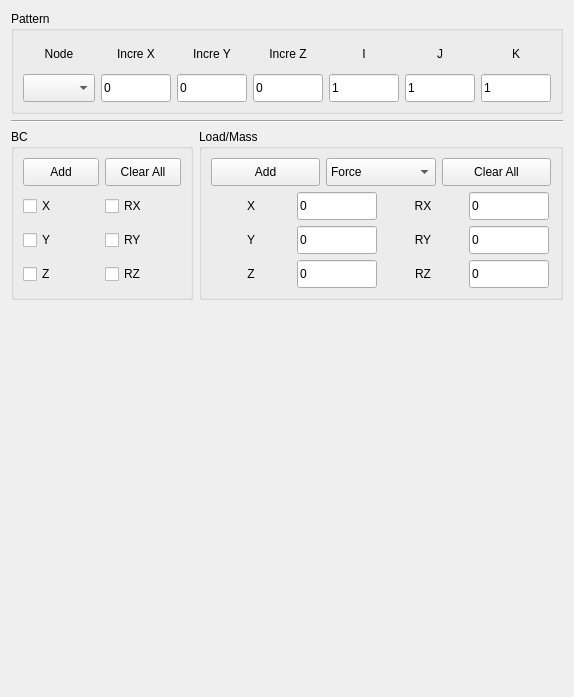
       <widget class="QWidget" name="tab_bc">
        <attribute name="title">
         <string>BC &amp;&amp; Load</string>
        </attribute>
        <layout class="QVBoxLayout" name="verticalLayout_17">
         <item>
          <widget class="QGroupBox" name="groupBox_11">
           <property name="title">
            <string>Pattern</string>
           </property>
           <layout class="QVBoxLayout" name="verticalLayout_10">
            <item>
             <layout class="QGridLayout" name="gridLayout_5">
              <item row="0" column="0" alignment="Qt::AlignHCenter">
               <widget class="QLabel" name="label_node">
                <property name="minimumSize">
                 <size>
                  <width>40</width>
                  <height>28</height>
                 </size>
                </property>
                <property name="maximumSize">
                 <size>
                  <width>60</width>
                  <height>50</height>
                 </size>
                </property>
                <property name="text">
                 <string>Node</string>
                </property>
                <property name="alignment">
                 <set>Qt::AlignCenter</set>
                </property>
               </widget>
              </item>
              <item row="0" column="1" alignment="Qt::AlignHCenter">
               <widget class="QLabel" name="label_increx">
                <property name="minimumSize">
                 <size>
                  <width>40</width>
                  <height>28</height>
                 </size>
                </property>
                <property name="maximumSize">
                 <size>
                  <width>60</width>
                  <height>50</height>
                 </size>
                </property>
                <property name="text">
                 <string>Incre X</string>
                </property>
                <property name="alignment">
                 <set>Qt::AlignCenter</set>
                </property>
               </widget>
              </item>
              <item row="0" column="2" alignment="Qt::AlignHCenter">
               <widget class="QLabel" name="label_increy">
                <property name="minimumSize">
                 <size>
                  <width>40</width>
                  <height>28</height>
                 </size>
                </property>
                <property name="maximumSize">
                 <size>
                  <width>60</width>
                  <height>50</height>
                 </size>
                </property>
                <property name="text">
                 <string>Incre Y</string>
                </property>
                <property name="alignment">
                 <set>Qt::AlignCenter</set>
                </property>
               </widget>
              </item>
              <item row="0" column="3" alignment="Qt::AlignHCenter">
               <widget class="QLabel" name="label_increz">
                <property name="minimumSize">
                 <size>
                  <width>40</width>
                  <height>28</height>
                 </size>
                </property>
                <property name="maximumSize">
                 <size>
                  <width>60</width>
                  <height>50</height>
                 </size>
                </property>
                <property name="text">
                 <string>Incre Z</string>
                </property>
                <property name="alignment">
                 <set>Qt::AlignCenter</set>
                </property>
               </widget>
              </item>
              <item row="0" column="4" alignment="Qt::AlignHCenter">
               <widget class="QLabel" name="label_repeatx">
                <property name="minimumSize">
                 <size>
                  <width>40</width>
                  <height>28</height>
                 </size>
                </property>
                <property name="maximumSize">
                 <size>
                  <width>60</width>
                  <height>50</height>
                 </size>
                </property>
                <property name="text">
                 <string>I</string>
                </property>
                <property name="alignment">
                 <set>Qt::AlignCenter</set>
                </property>
               </widget>
              </item>
              <item row="0" column="5" alignment="Qt::AlignHCenter">
               <widget class="QLabel" name="label_repeaty">
                <property name="minimumSize">
                 <size>
                  <width>40</width>
                  <height>28</height>
                 </size>
                </property>
                <property name="maximumSize">
                 <size>
                  <width>60</width>
                  <height>50</height>
                 </size>
                </property>
                <property name="text">
                 <string>J</string>
                </property>
                <property name="alignment">
                 <set>Qt::AlignCenter</set>
                </property>
               </widget>
              </item>
              <item row="0" column="6" alignment="Qt::AlignHCenter">
               <widget class="QLabel" name="label_repeatz">
                <property name="minimumSize">
                 <size>
                  <width>40</width>
                  <height>28</height>
                 </size>
                </property>
                <property name="maximumSize">
                 <size>
                  <width>60</width>
                  <height>50</height>
                 </size>
                </property>
                <property name="text">
                 <string>K</string>
                </property>
                <property name="alignment">
                 <set>Qt::AlignCenter</set>
                </property>
               </widget>
              </item>
              <item row="1" column="0">
               <widget class="QComboBox" name="box_node_load">
                <property name="minimumSize">
                 <size>
                  <width>70</width>
                  <height>28</height>
                 </size>
                </property>
                <property name="maximumSize">
                 <size>
                  <width>120</width>
                  <height>16777215</height>
                 </size>
                </property>
               </widget>
              </item>
              <item row="1" column="1">
               <widget class="QLineEdit" name="input_bc_increx">
                <property name="minimumSize">
                 <size>
                  <width>40</width>
                  <height>28</height>
                 </size>
                </property>
                <property name="maximumSize">
                 <size>
                  <width>70</width>
                  <height>35</height>
                 </size>
                </property>
                <property name="text">
                 <string>0</string>
                </property>
               </widget>
              </item>
              <item row="1" column="2">
               <widget class="QLineEdit" name="input_bc_increy">
                <property name="minimumSize">
                 <size>
                  <width>40</width>
                  <height>28</height>
                 </size>
                </property>
                <property name="maximumSize">
                 <size>
                  <width>70</width>
                  <height>35</height>
                 </size>
                </property>
                <property name="text">
                 <string>0</string>
                </property>
               </widget>
              </item>
              <item row="1" column="3">
               <widget class="QLineEdit" name="input_bc_increz">
                <property name="minimumSize">
                 <size>
                  <width>40</width>
                  <height>28</height>
                 </size>
                </property>
                <property name="maximumSize">
                 <size>
                  <width>70</width>
                  <height>35</height>
                 </size>
                </property>
                <property name="text">
                 <string>0</string>
                </property>
               </widget>
              </item>
              <item row="1" column="4">
               <widget class="QLineEdit" name="input_bc_repeatx">
                <property name="minimumSize">
                 <size>
                  <width>40</width>
                  <height>28</height>
                 </size>
                </property>
                <property name="maximumSize">
                 <size>
                  <width>70</width>
                  <height>35</height>
                 </size>
                </property>
                <property name="text">
                 <string>1</string>
                </property>
               </widget>
              </item>
              <item row="1" column="5">
               <widget class="QLineEdit" name="input_bc_repeaty">
                <property name="minimumSize">
                 <size>
                  <width>40</width>
                  <height>28</height>
                 </size>
                </property>
                <property name="maximumSize">
                 <size>
                  <width>70</width>
                  <height>35</height>
                 </size>
                </property>
                <property name="text">
                 <string>1</string>
                </property>
               </widget>
              </item>
              <item row="1" column="6">
               <widget class="QLineEdit" name="input_bc_repeatz">
                <property name="minimumSize">
                 <size>
                  <width>40</width>
                  <height>28</height>
                 </size>
                </property>
                <property name="maximumSize">
                 <size>
                  <width>70</width>
                  <height>35</height>
                 </size>
                </property>
                <property name="autoFillBackground">
                 <bool>false</bool>
                </property>
                <property name="text">
                 <string>1</string>
                </property>
               </widget>
              </item>
             </layout>
            </item>
           </layout>
          </widget>
         </item>
         <item>
          <widget class="Line" name="line_10">
           <property name="orientation">
            <enum>Qt::Horizontal</enum>
           </property>
          </widget>
         </item>
         <item>
          <layout class="QHBoxLayout" name="horizontalLayout_3">
           <item>
            <widget class="QGroupBox" name="groupBox_9">
             <property name="sizePolicy">
              <sizepolicy hsizetype="Preferred" vsizetype="Preferred">
               <horstretch>1</horstretch>
               <verstretch>0</verstretch>
              </sizepolicy>
             </property>
             <property name="title">
              <string>BC</string>
             </property>
             <layout class="QVBoxLayout" name="verticalLayout_16">
              <item>
               <layout class="QHBoxLayout" name="horizontalLayout">
                <item>
                 <widget class="QPushButton" name="button_add_bc">
                  <property name="minimumSize">
                   <size>
                    <width>30</width>
                    <height>28</height>
                   </size>
                  </property>
                  <property name="maximumSize">
                   <size>
                    <width>120</width>
                    <height>50</height>
                   </size>
                  </property>
                  <property name="toolTip">
                   <string>&lt;html&gt;&lt;head/&gt;&lt;body&gt;&lt;p&gt;Toggle checked/unchecked to add/remove boundary conditions&lt;/p&gt;&lt;/body&gt;&lt;/html&gt;</string>
                  </property>
                  <property name="text">
                   <string>Add</string>
                  </property>
                 </widget>
                </item>
                <item>
                 <widget class="QPushButton" name="button_clear_bc">
                  <property name="minimumSize">
                   <size>
                    <width>30</width>
                    <height>28</height>
                   </size>
                  </property>
                  <property name="maximumSize">
                   <size>
                    <width>120</width>
                    <height>50</height>
                   </size>
                  </property>
                  <property name="toolTip">
                   <string>&lt;html&gt;&lt;head/&gt;&lt;body&gt;&lt;p&gt;Toggle checked/unchecked to add/remove boundary conditions&lt;/p&gt;&lt;/body&gt;&lt;/html&gt;</string>
                  </property>
                  <property name="text">
                   <string>Clear All</string>
                  </property>
                 </widget>
                </item>
               </layout>
              </item>
              <item>
               <layout class="QGridLayout" name="gridLayout_8">
                <item row="0" column="0">
                 <widget class="QCheckBox" name="box_x">
                  <property name="minimumSize">
                   <size>
                    <width>40</width>
                    <height>28</height>
                   </size>
                  </property>
                  <property name="maximumSize">
                   <size>
                    <width>80</width>
                    <height>40</height>
                   </size>
                  </property>
                  <property name="text">
                   <string>X</string>
                  </property>
                 </widget>
                </item>
                <item row="0" column="1">
                 <widget class="QCheckBox" name="box_rx">
                  <property name="minimumSize">
                   <size>
                    <width>40</width>
                    <height>28</height>
                   </size>
                  </property>
                  <property name="maximumSize">
                   <size>
                    <width>80</width>
                    <height>40</height>
                   </size>
                  </property>
                  <property name="text">
                   <string>RX</string>
                  </property>
                 </widget>
                </item>
                <item row="1" column="0">
                 <widget class="QCheckBox" name="box_y">
                  <property name="minimumSize">
                   <size>
                    <width>40</width>
                    <height>28</height>
                   </size>
                  </property>
                  <property name="maximumSize">
                   <size>
                    <width>80</width>
                    <height>40</height>
                   </size>
                  </property>
                  <property name="text">
                   <string>Y</string>
                  </property>
                 </widget>
                </item>
                <item row="1" column="1">
                 <widget class="QCheckBox" name="box_ry">
                  <property name="minimumSize">
                   <size>
                    <width>40</width>
                    <height>28</height>
                   </size>
                  </property>
                  <property name="maximumSize">
                   <size>
                    <width>80</width>
                    <height>40</height>
                   </size>
                  </property>
                  <property name="text">
                   <string>RY</string>
                  </property>
                 </widget>
                </item>
                <item row="2" column="0">
                 <widget class="QCheckBox" name="box_z">
                  <property name="minimumSize">
                   <size>
                    <width>40</width>
                    <height>28</height>
                   </size>
                  </property>
                  <property name="maximumSize">
                   <size>
                    <width>80</width>
                    <height>40</height>
                   </size>
                  </property>
                  <property name="text">
                   <string>Z</string>
                  </property>
                 </widget>
                </item>
                <item row="2" column="1">
                 <widget class="QCheckBox" name="box_rz">
                  <property name="minimumSize">
                   <size>
                    <width>40</width>
                    <height>28</height>
                   </size>
                  </property>
                  <property name="maximumSize">
                   <size>
                    <width>80</width>
                    <height>40</height>
                   </size>
                  </property>
                  <property name="text">
                   <string>RZ</string>
                  </property>
                 </widget>
                </item>
               </layout>
              </item>
             </layout>
            </widget>
           </item>
           <item>
            <widget class="QGroupBox" name="groupBox_10">
             <property name="sizePolicy">
              <sizepolicy hsizetype="Preferred" vsizetype="Preferred">
               <horstretch>2</horstretch>
               <verstretch>0</verstretch>
              </sizepolicy>
             </property>
             <property name="title">
              <string>Load/Mass</string>
             </property>
             <layout class="QVBoxLayout" name="verticalLayout_15">
              <item>
               <layout class="QHBoxLayout" name="horizontalLayout_2">
                <item>
                 <widget class="QPushButton" name="button_add_load">
                  <property name="sizePolicy">
                   <sizepolicy hsizetype="Preferred" vsizetype="Fixed">
                    <horstretch>0</horstretch>
                    <verstretch>0</verstretch>
                   </sizepolicy>
                  </property>
                  <property name="minimumSize">
                   <size>
                    <width>60</width>
                    <height>28</height>
                   </size>
                  </property>
                  <property name="maximumSize">
                   <size>
                    <width>120</width>
                    <height>50</height>
                   </size>
                  </property>
                  <property name="toolTip">
                   <string>&lt;html&gt;&lt;head/&gt;&lt;body&gt;&lt;p&gt;Leave empty to remove&lt;/p&gt;&lt;/body&gt;&lt;/html&gt;</string>
                  </property>
                  <property name="text">
                   <string>Add</string>
                  </property>
                 </widget>
                </item>
                <item>
                 <widget class="QComboBox" name="box_load_type">
                  <property name="minimumSize">
                   <size>
                    <width>50</width>
                    <height>28</height>
                   </size>
                  </property>
                  <property name="maximumSize">
                   <size>
                    <width>120</width>
                    <height>50</height>
                   </size>
                  </property>
                  <item>
                   <property name="text">
                    <string>Force</string>
                   </property>
                  </item>
                  <item>
                   <property name="text">
                    <string>Displacement</string>
                   </property>
                  </item>
                  <item>
                   <property name="text">
                    <string>Mass</string>
                   </property>
                  </item>
                 </widget>
                </item>
                <item>
                 <widget class="QPushButton" name="button_clear_load">
                  <property name="sizePolicy">
                   <sizepolicy hsizetype="Preferred" vsizetype="Fixed">
                    <horstretch>0</horstretch>
                    <verstretch>0</verstretch>
                   </sizepolicy>
                  </property>
                  <property name="minimumSize">
                   <size>
                    <width>60</width>
                    <height>28</height>
                   </size>
                  </property>
                  <property name="maximumSize">
                   <size>
                    <width>120</width>
                    <height>50</height>
                   </size>
                  </property>
                  <property name="toolTip">
                   <string>&lt;html&gt;&lt;head/&gt;&lt;body&gt;&lt;p&gt;Leave empty to remove&lt;/p&gt;&lt;/body&gt;&lt;/html&gt;</string>
                  </property>
                  <property name="text">
                   <string>Clear All</string>
                  </property>
                 </widget>
                </item>
               </layout>
              </item>
              <item>
               <layout class="QGridLayout" name="gridLayout_7">
                <item row="0" column="0">
                 <widget class="QLabel" name="label_loadx">
                  <property name="sizePolicy">
                   <sizepolicy hsizetype="Preferred" vsizetype="Preferred">
                    <horstretch>0</horstretch>
                    <verstretch>0</verstretch>
                   </sizepolicy>
                  </property>
                  <property name="minimumSize">
                   <size>
                    <width>30</width>
                    <height>28</height>
                   </size>
                  </property>
                  <property name="maximumSize">
                   <size>
                    <width>80</width>
                    <height>35</height>
                   </size>
                  </property>
                  <property name="text">
                   <string>X</string>
                  </property>
                  <property name="alignment">
                   <set>Qt::AlignCenter</set>
                  </property>
                 </widget>
                </item>
                <item row="0" column="1">
                 <widget class="QLineEdit" name="input_loadx">
                  <property name="minimumSize">
                   <size>
                    <width>40</width>
                    <height>28</height>
                   </size>
                  </property>
                  <property name="maximumSize">
                   <size>
                    <width>80</width>
                    <height>35</height>
                   </size>
                  </property>
                  <property name="text">
                   <string>0</string>
                  </property>
                 </widget>
                </item>
                <item row="0" column="2">
                 <widget class="QLabel" name="label_loadrx">
                  <property name="sizePolicy">
                   <sizepolicy hsizetype="Preferred" vsizetype="Preferred">
                    <horstretch>0</horstretch>
                    <verstretch>0</verstretch>
                   </sizepolicy>
                  </property>
                  <property name="minimumSize">
                   <size>
                    <width>30</width>
                    <height>28</height>
                   </size>
                  </property>
                  <property name="maximumSize">
                   <size>
                    <width>80</width>
                    <height>35</height>
                   </size>
                  </property>
                  <property name="text">
                   <string>RX</string>
                  </property>
                  <property name="alignment">
                   <set>Qt::AlignCenter</set>
                  </property>
                 </widget>
                </item>
                <item row="0" column="3">
                 <widget class="QLineEdit" name="input_loadrx">
                  <property name="minimumSize">
                   <size>
                    <width>40</width>
                    <height>28</height>
                   </size>
                  </property>
                  <property name="maximumSize">
                   <size>
                    <width>80</width>
                    <height>35</height>
                   </size>
                  </property>
                  <property name="text">
                   <string>0</string>
                  </property>
                 </widget>
                </item>
                <item row="1" column="0">
                 <widget class="QLabel" name="label_loady">
                  <property name="sizePolicy">
                   <sizepolicy hsizetype="Preferred" vsizetype="Preferred">
                    <horstretch>0</horstretch>
                    <verstretch>0</verstretch>
                   </sizepolicy>
                  </property>
                  <property name="minimumSize">
                   <size>
                    <width>30</width>
                    <height>28</height>
                   </size>
                  </property>
                  <property name="maximumSize">
                   <size>
                    <width>80</width>
                    <height>35</height>
                   </size>
                  </property>
                  <property name="text">
                   <string>Y</string>
                  </property>
                  <property name="alignment">
                   <set>Qt::AlignCenter</set>
                  </property>
                 </widget>
                </item>
                <item row="1" column="1">
                 <widget class="QLineEdit" name="input_loady">
                  <property name="minimumSize">
                   <size>
                    <width>40</width>
                    <height>28</height>
                   </size>
                  </property>
                  <property name="maximumSize">
                   <size>
                    <width>80</width>
                    <height>35</height>
                   </size>
                  </property>
                  <property name="text">
                   <string>0</string>
                  </property>
                 </widget>
                </item>
                <item row="1" column="2">
                 <widget class="QLabel" name="label_loadry">
                  <property name="sizePolicy">
                   <sizepolicy hsizetype="Preferred" vsizetype="Preferred">
                    <horstretch>0</horstretch>
                    <verstretch>0</verstretch>
                   </sizepolicy>
                  </property>
                  <property name="minimumSize">
                   <size>
                    <width>30</width>
                    <height>28</height>
                   </size>
                  </property>
                  <property name="maximumSize">
                   <size>
                    <width>80</width>
                    <height>35</height>
                   </size>
                  </property>
                  <property name="text">
                   <string>RY</string>
                  </property>
                  <property name="alignment">
                   <set>Qt::AlignCenter</set>
                  </property>
                 </widget>
                </item>
                <item row="1" column="3">
                 <widget class="QLineEdit" name="input_loadry">
                  <property name="minimumSize">
                   <size>
                    <width>40</width>
                    <height>28</height>
                   </size>
                  </property>
                  <property name="maximumSize">
                   <size>
                    <width>80</width>
                    <height>35</height>
                   </size>
                  </property>
                  <property name="text">
                   <string>0</string>
                  </property>
                 </widget>
                </item>
                <item row="2" column="0">
                 <widget class="QLabel" name="label_loadz">
                  <property name="sizePolicy">
                   <sizepolicy hsizetype="Preferred" vsizetype="Preferred">
                    <horstretch>0</horstretch>
                    <verstretch>0</verstretch>
                   </sizepolicy>
                  </property>
                  <property name="minimumSize">
                   <size>
                    <width>30</width>
                    <height>28</height>
                   </size>
                  </property>
                  <property name="maximumSize">
                   <size>
                    <width>80</width>
                    <height>35</height>
                   </size>
                  </property>
                  <property name="text">
                   <string>Z</string>
                  </property>
                  <property name="alignment">
                   <set>Qt::AlignCenter</set>
                  </property>
                 </widget>
                </item>
                <item row="2" column="1">
                 <widget class="QLineEdit" name="input_loadz">
                  <property name="minimumSize">
                   <size>
                    <width>40</width>
                    <height>28</height>
                   </size>
                  </property>
                  <property name="maximumSize">
                   <size>
                    <width>80</width>
                    <height>35</height>
                   </size>
                  </property>
                  <property name="text">
                   <string>0</string>
                  </property>
                 </widget>
                </item>
                <item row="2" column="2">
                 <widget class="QLabel" name="label_loadrz">
                  <property name="sizePolicy">
                   <sizepolicy hsizetype="Preferred" vsizetype="Preferred">
                    <horstretch>0</horstretch>
                    <verstretch>0</verstretch>
                   </sizepolicy>
                  </property>
                  <property name="minimumSize">
                   <size>
                    <width>30</width>
                    <height>28</height>
                   </size>
                  </property>
                  <property name="maximumSize">
                   <size>
                    <width>80</width>
                    <height>35</height>
                   </size>
                  </property>
                  <property name="text">
                   <string>RZ</string>
                  </property>
                  <property name="alignment">
                   <set>Qt::AlignCenter</set>
                  </property>
                 </widget>
                </item>
                <item row="2" column="3">
                 <widget class="QLineEdit" name="input_loadrz">
                  <property name="minimumSize">
                   <size>
                    <width>40</width>
                    <height>28</height>
                   </size>
                  </property>
                  <property name="maximumSize">
                   <size>
                    <width>80</width>
                    <height>35</height>
                   </size>
                  </property>
                  <property name="text">
                   <string>0</string>
                  </property>
                 </widget>
                </item>
               </layout>
              </item>
             </layout>
            </widget>
           </item>
          </layout>
         </item>
         <item>
          <spacer name="verticalSpacer_5">
           <property name="orientation">
            <enum>Qt::Vertical</enum>
           </property>
           <property name="sizeHint" stdset="0">
            <size>
             <width>20</width>
             <height>386</height>
            </size>
           </property>
          </spacer>
         </item>
        </layout>
       </widget>
